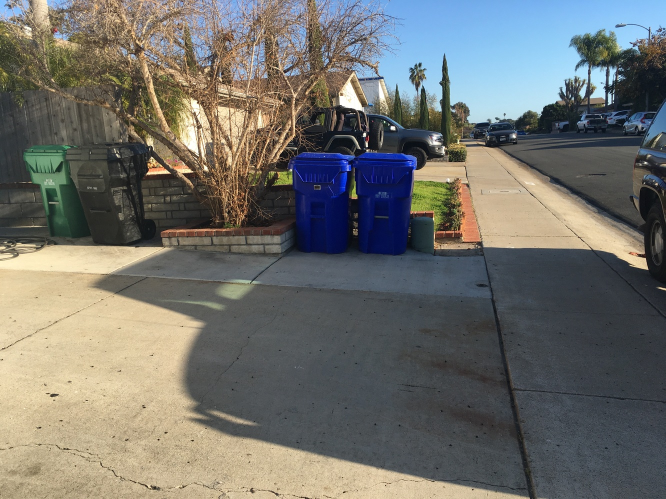
#> input picture bin_detection/0067.jpg, 1331 x 998 px (shown at 1/2 size)
$ python -i '4_2 pt bin detector.py'   (imports and definitions only)
#> lines starting #> are read from the running program, lines starting #| are printed output that depends on the picture
'''
ECE276A WI21 PR1: Color Classification and Recycling Bin Detection
'''
import sys
sys.path.append("../")
import numpy as np
import cv2
# from skimage.measure import label, regionprops
from bin_detection.pixel_classifier_bins import PixelClassifier
# from pixel_classifier_bins import PixelClassifier
import matplotlib.pyplot as plt
# import skimage
# from skimage.measure import label, regionprops
#findcontour https://opencv-python-tutroals.readthedocs.io/en/latest/py_tutorials/py_imgproc/py_contours/py_contour_features/py_contour_features.html
#approxpoly

class BinDetector():
	def __init__(self):
		'''
			Initilize your stop sign detector with the attributes you need,
			e.g., parameters of your classifier
		'''
		pass

	def segment_image(self, img):
		'''
			Obtain a segmented image using a color classifier,
			e.g., Logistic Regression, Single Gaussian Generative Model, Gaussian Mixture,
			call other functions in this class if needed

			Inputs:
				img - original image
			Outputs:
				mask_img - a binary image with 1 if the pixel in the original image is blue and 0 otherwise
		'''
		h,w,d = img.shape[0],img.shape[1],img.shape[2]
		img = img.reshape(h*w, d)
		# cvt from BGR2RGB
		clf = PixelClassifier()
		y = clf.classify(img)
		y = y.reshape(h,w)
		y = y.astype(np.uint8) ##converted
# 		plt.imshow(y)
		return y

# 	def get_bounding_boxes(self, img,orig_img):
	def get_bounding_boxes(self, img):
		'''
			Find the bounding boxes of the recycling bins
			call other functions in this class if needed

			Inputs:
				img - original image
			Outputs:
				boxes - a list of lists of bounding boxes. Each nested list is
                a bounding box in the form of [x1, y1, x2, y2]
				where (x1, y1) and (x2, y2) are the top left and bottom right
                coordinate respectively
		'''
		# YOUR CODE HERE
		# smooth out boundaries for
# 		img = self.segment_image(img)
# 		img_test=img.copy()

		erosion_kernel = np.ones((11,11),np.uint8)   # erosion kernel
		img = cv2.erode(img,erosion_kernel,iterations = 1)  # erode image
# [6 lines of commented-out code are left out]

		img = cv2.GaussianBlur(img, (3,3),0)
		# create 15 bounding boxes
		contours,x = cv2.findContours(img, cv2.RETR_EXTERNAL, cv2.CHAIN_APPROX_SIMPLE  )[-2:]
# 		print('here is contour', contours)
# 		print('here is x', x)
		contours_sorted = sorted(contours, key=cv2.contourArea, reverse=True)[:3] #largest 3 boxes
# [4 lines of commented-out code are left out]
		boxes = []
# 		print(contours_sorted)
		for contour in contours_sorted:
# 			print('loop through contours_sorted',contour)
			perimeter = 0.1*cv2.arcLength(contour, True)
			approx_rect = cv2.approxPolyDP(contour, perimeter, True)
			(x, y, w, h) = cv2.boundingRect(approx_rect)

			temp_box = [x, y, x+w, y+h]

			aspect_ratio = float(h)/float(w)
# 			print('first ratio',aspect_ratio)

# 			cv2.imshow("my box", boxed_img)
# 			cv2.waitKey(0)


			if aspect_ratio <= 2 and aspect_ratio>1 and (w*h>=400 and w*h/float(img.shape[0]*img.shape[1]) > 0.02):
# 				print('Here is the ratio',aspect_ratio)
				boxes.append(temp_box)
# [10 lines of commented-out code are left out]
		return boxes

# [10 lines of commented-out code are left out]

>>> import cv2
>>> picture = cv2.imread('0067.jpg')
#> picture is the input picture: shape (998, 1331, 3); mean B, G, R 108.1, 112.7, 112.6
>>> result = BinDetector().get_bounding_boxes(picture)
#> in get_bounding_boxes, `img = cv2.erode(img,erosion_kernel,iterations = 1)`:
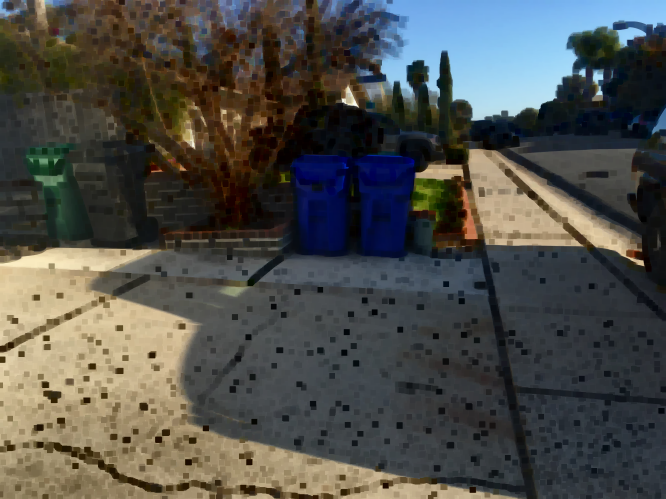
#> img: shape (998, 1331, 3) (shown at 1/2 size); mean of channels 0, 1, 2 73.9, 78.1, 77.9; drawn as B, G, R
#> (the run stopped early here; a loop or call above may not have finished)
